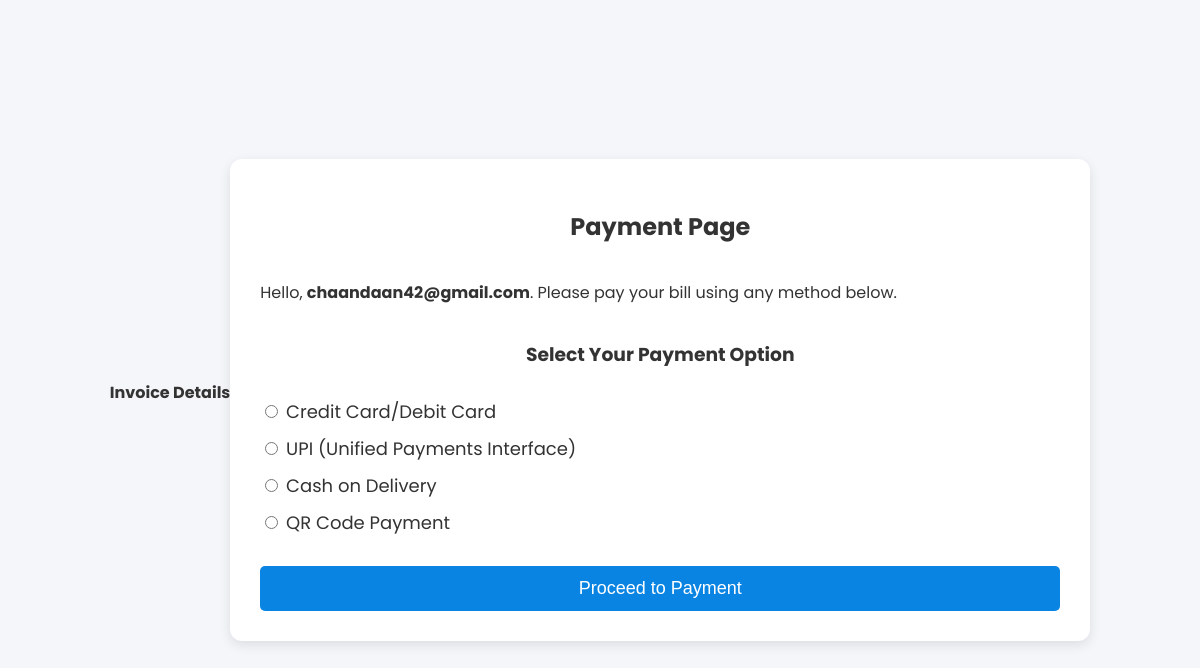
The page /php/payment.php (signed in) on the database as committed earlier.
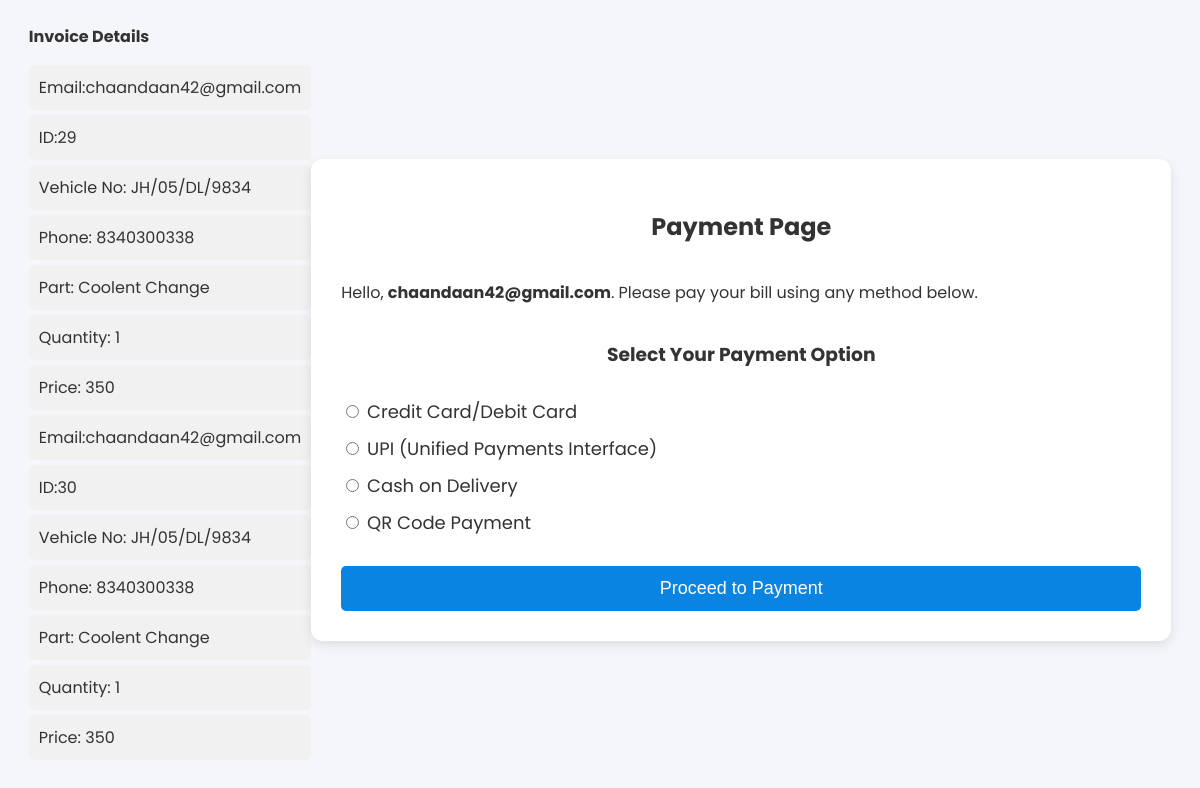
The same page on the database as committed later.
### tables this page shows
CREATE TABLE `service` (
  `ID` int(100) NOT NULL,
  `V_TYPE` varchar(20) NOT NULL,
  `V_NUMBER` varchar(14) NOT NULL,
  `EMAIL` varchar(30) NOT NULL,
  `PHONE` varchar(12) NOT NULL,
  `WANT` varchar(20) NOT NULL,
  `DATE` date NOT NULL DEFAULT current_timestamp(),
  `PRICE` int(100) NOT NULL,
  `QUANTITY` int(10) NOT NULL,
  `ADDRESS` varchar(50) NOT NULL
);

### php/payment.php (the view, shortened to what this page needs)
<?php
$con = mysqli_connect('localhost', 'root', '', 'final');
$email = $_SESSION['email'];
$query = "SELECT * FROM service WHERE EMAIL = '" . mysqli_real_escape_string($con, $email) . "'";
$result = mysqli_query($con, $query);
$services = [];
if ($result) {
    while ($row = mysqli_fetch_assoc($result)) {
        $services[] = $row;
    }
}
?>
<!DOCTYPE html>
<html lang="en">
<head>
</head>
<body>
<DIV>
<strong>Invoice Details</strong>
    <ul>
        <?php foreach ($services as $service): ?>
            <li>Email:<?php echo htmlspecialchars($service['EMAIL']); ?></li>
            <li>ID:<?php echo htmlspecialchars($service['ID']); ?></li>
            <li>Vehicle No: <?php echo htmlspecialchars($service['V_NUMBER']); ?></li>
            <li>Phone: <?php echo htmlspecialchars($service['PHONE']); ?></li>
            <li>Part: <?php echo htmlspecialchars($service['WANT']); ?></li>
            <li>Quantity: <?php echo htmlspecialchars($service['QUANTITY']); ?></li>
            <li>Price: <?php echo htmlspecialchars($service['PRICE']); ?></li>
            <?php endforeach; ?>
    </ul>
</DIV>
<div class="container">
    <h2>Payment Page</h2>
    <p>Hello, <strong><?php echo htmlspecialchars($_SESSION['email']); ?></strong>. Please pay your bill using any method below.</p>
    <h3>Select Your Payment Option</h3>
    <form method="POST">
        <div class="payment-options">
            <label><input type="radio" name="payment_method" value="credit_card" required> Credit Card/Debit Card</label>
            <label><input type="radio" name="payment_method" value="upi" required> UPI (Unified Payments Interface)</label>
            <label><input type="radio" name="payment_method" value="cash_on_delivery" required> Cash on Delivery</label>
            <label><input type="radio" name="payment_method" value="qr_code" required> QR Code Payment</label>
        </div>
        <button type="submit" class="payment-btn">Proceed to Payment</button>
    </form>
</div>
</body>
</html>

Rows that differ between the two databases and show on the page:
added service: EMAIL "chaandaan42@gmail.com", ID "29", V_NUMBER "JH/05/DL/9834", PHONE "8340300338", WANT "Coolent Change", QUANTITY "1", PRICE "350"
added service: EMAIL "chaandaan42@gmail.com", ID "30", V_NUMBER "JH/05/DL/9834", PHONE "8340300338", WANT "Coolent Change", QUANTITY "1", PRICE "350"
